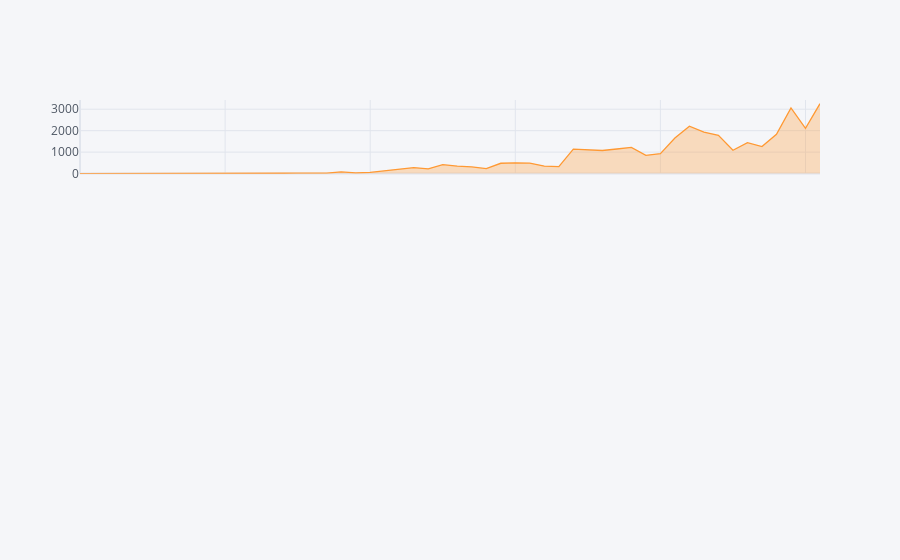

Notebook source saved alongside this figure:
### Code cell
import cufflinks as cf



fig = casosNovosDia.casosNovos.iplot(asFigure=True, subplots=True, shape=(4,1), shared_xaxes=True, fill=True
                                   
)
#fig = casosTotal.casosAcumulados.iplot(asFigure=True, subplots=True, shape=(4,1), shared_xaxes=True, fill=True)
#fig = mortesTotal.obitosAcumulados.iplot(asFigure=True, subplots=True, shape=(4,1), shared_xaxes=True, fill=True)
fig.show()

### Figure 1 — Plotly figure (JSON) as saved in the notebook; plotly's stock layout.template omitted (floating-point values rounded to 4 significant figures)
{"data": [{"fill": "tozeroy", "fillcolor": "rgba(255, 153, 51, 0.3)", "line": {"color": "rgba(255, 153, 51, 1.0)", "dash": "solid", "shape": "linear", "width": 1.3}, "mode": "lines", "name": "casosNovos", "text": "", "type": "scatter", "x": [0, 1, 2, 3, 4, 5, 6, 7, 8, 9, 10, 11, 12, 13, 14, 15, 16, 17, 18, 19, 20, 21, 22, 23, 24, 25, 26, 27, 28, 29, 30, 31, 32, 33, 34, 35, 36, 37, 38, 39, 40, 41, 42, 43, 44, 45, 46, 47, 48, 49, 50, 51], "xaxis": "x", "y": [1, 0, 0, 1, 0, 0, 0, 1, 4, 6, 6, 6, 0, 9, 18, 25, 21, 23, 79, 34, 57, 137, 193, 283, 224, 418, 345, 310, 232, 482, 502, 486, 353, 323, 1138, 1117, 1076, 1146, 1222, 852, 926, 1661, 2210, 1930, 1781, 1089, 1442, 1261, 1832, 3058, 2105, 3257], "yaxis": "y"}], "layout": {"legend": {"bgcolor": "#F5F6F9", "font": {"color": "#4D5663"}}, "paper_bgcolor": "#F5F6F9", "plot_bgcolor": "#F5F6F9", "title": {"font": {"color": "#4D5663"}}, "xaxis": {"anchor": "y", "domain": [0, 1], "gridcolor": "#E1E5ED", "matches": "x4", "showgrid": true, "showticklabels": false, "tickfont": {"color": "#4D5663"}, "title": {"font": {"color": "#4D5663"}, "text": ""}, "zerolinecolor": "#E1E5ED"}, "yaxis": {"anchor": "x", "domain": [0.8063, 1], "gridcolor": "#E1E5ED", "showgrid": true, "tickfont": {"color": "#4D5663"}, "title": {"font": {"color": "#4D5663"}, "text": ""}, "zerolinecolor": "#E1E5ED"}}}
